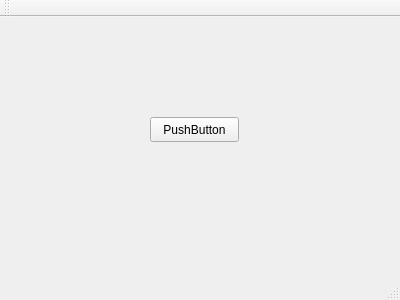
<?xml version="1.0" encoding="UTF-8"?>
<ui version="4.0">
 <class>MainWindow</class>
 <widget class="QMainWindow" name="MainWindow">
  <property name="geometry">
   <rect>
    <x>0</x>
    <y>0</y>
    <width>400</width>
    <height>300</height>
   </rect>
  </property>
  <property name="windowTitle">
   <string>MainWindow</string>
  </property>
  <widget class="QWidget" name="centralWidget">
   <widget class="QPushButton" name="pushButton">
    <property name="geometry">
     <rect>
      <x>150</x>
      <y>100</y>
      <width>89</width>
      <height>25</height>
     </rect>
    </property>
    <property name="text">
     <string>PushButton</string>
    </property>
   </widget>
  </widget>
  <widget class="QMenuBar" name="menuBar">
   <property name="geometry">
    <rect>
     <x>0</x>
     <y>0</y>
     <width>400</width>
     <height>22</height>
    </rect>
   </property>
  </widget>
  <widget class="QToolBar" name="mainToolBar">
   <attribute name="toolBarArea">
    <enum>TopToolBarArea</enum>
   </attribute>
   <attribute name="toolBarBreak">
    <bool>false</bool>
   </attribute>
  </widget>
  <widget class="QStatusBar" name="statusBar"/>
 </widget>
 <layoutdefault spacing="6" margin="11"/>
 <resources/>
 <connections/>
</ui>
